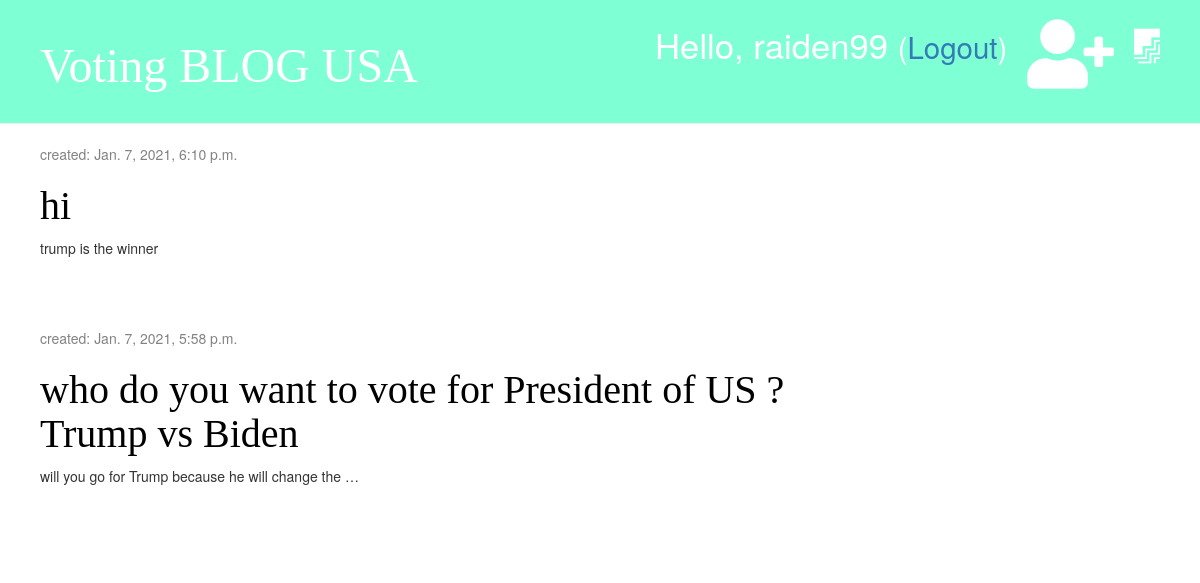
Page /drafts/ (signed in) on the earlier database version.
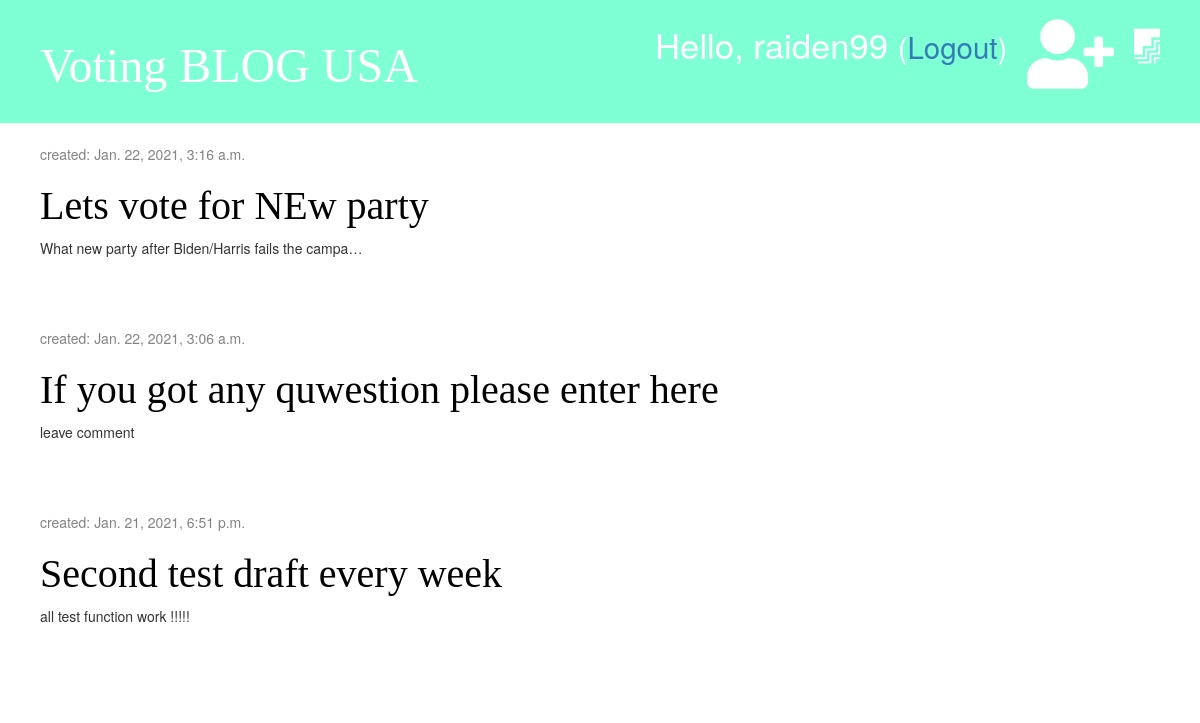
Same page on the later database version.
### blog/models.py (models this page shows, shortened)
class Post(models.Model):
    author = models.ForeignKey('auth.User', on_delete=models.CASCADE)
    title = models.CharField(max_length=288)
    text = models.TextField()
    created_date = models.DateTimeField(default=timezone.now)
    published_date = models.DateTimeField(blank=True, null=True)

### blog/views.py (the view)
# urls.py: path('drafts/', views.post_draft_list, name='post_draft_list'),
@login_required
def post_draft_list(request):  # show just list of stuff here nopk is needed
    posts = Post.objects.filter(published_date__isnull=True).order_by('-created_date')
    stuff_for_frontend = {'posts': posts}
    return render(request, 'blog/post_draft_list.html', stuff_for_frontend)

### blog/templates/blog/post_draft_list.html (shortened to what this page needs)
{% extends 'blog/Base.html' %}
{% block content %}
    {% for post in posts %}
        <div class="post">
                <p class="date"> created: {{post.created_date}}</p>
                <h1><a href="{%url 'post_detail' pk=post.pk %}">{{post.title}}</a></h1>
                <p>{{ post.text|truncatechars:50 }}</p>
        </div>
    {% endfor %}
{% endblock %}

### blog/templates/blog/Base.html (shortened to what this page needs)
{% load static %}
<!DOCTYPE html>
<html lang="en">
<head>
</head>
<body>
     <link rel="stylesheet" href="//maxcdn.bootstrapcdn.com/bootstrap/3.2.0/css/bootstrap.min.css">
     <link rel="stylesheet" href="{% static 'css/blog.css' %}">
     <link rel="stylesheet" href="https://use.fontawesome.com/releases/v5.15.2/css/all.css">
     <link rel="stylesheet" href="https://use.fontawesome.com/releases/v5.15.2/css/v4-shims.css">
<div class="page-header">
    {% if user.is_authenticated %}
        <a href="{%url 'post_draft_list' %}" class="top-menu"><i class="fab fa-firstdraft" aria-hidden="true"></i></a>
        <a href="{%url 'post_new' %}" class="top-menu"> <i class="fa fa-user-plus fa-2x"  aria-hidden="true" ></i></a>
        <p class="top-menu">Hello, {{ user.username }} <small>(<a href="{%url 'logout' %}">Logout</a>)</small></p>
    <h1><a href="{% url 'post_list' %}">Voting BLOG USA </a></h1>
</div>
<div class="content container">
    <div class="row">
         <div class="col-md-8">
             {% block content %}
             {% endblock %}
         </div>
    </div>
</div>
</body>
</html>

### blog/static/css/blog.css (style rules this page uses)
.page-header { background-color: aquamarine; margin-top: 0; padding: 20px 20px 20px 40px; }
.page-header h1, .page-header h1 a { color: #ffffff; font-size: 36pt; text-decoration: none; }
.content { margin-left: 25px; }
h1,h2,h3,h4 { font-family: 'Tangerine', 'Inconsolate', 'Droid Sans', serif; font-size: 40px; }
.date { color: #828282; }
.post { margin-bottom:70px; }
.post h1 a { color: #000000; }
.top-menu, .top-menu:hover { color: #ffffff; float: right; font-size: 26pt; margin-right: 20px; }

Differences in the rows shown:
no longer on this page (row edited): Post: created_date "Jan. 7, 2021, 6:10 p.m.", title "hi", text "trump is the winner"
no longer on this page (row edited): Post: created_date "Jan. 7, 2021, 5:58 p.m.", title "who do you want to vote for President of US ? Trump vs Biden", text "will you go for Trump because he will change the …"
added Post: created_date "Jan. 22, 2021, 3:16 a.m.", title "Lets vote for NEw party", text "What new party after Biden/Harris fails the campa…"
added Post: created_date "Jan. 22, 2021, 3:06 a.m.", title "If you got any quwestion please enter here", text "leave comment"
added Post: created_date "Jan. 21, 2021, 6:51 p.m.", title "Second test draft every week", text "all test function work !!!!!"
